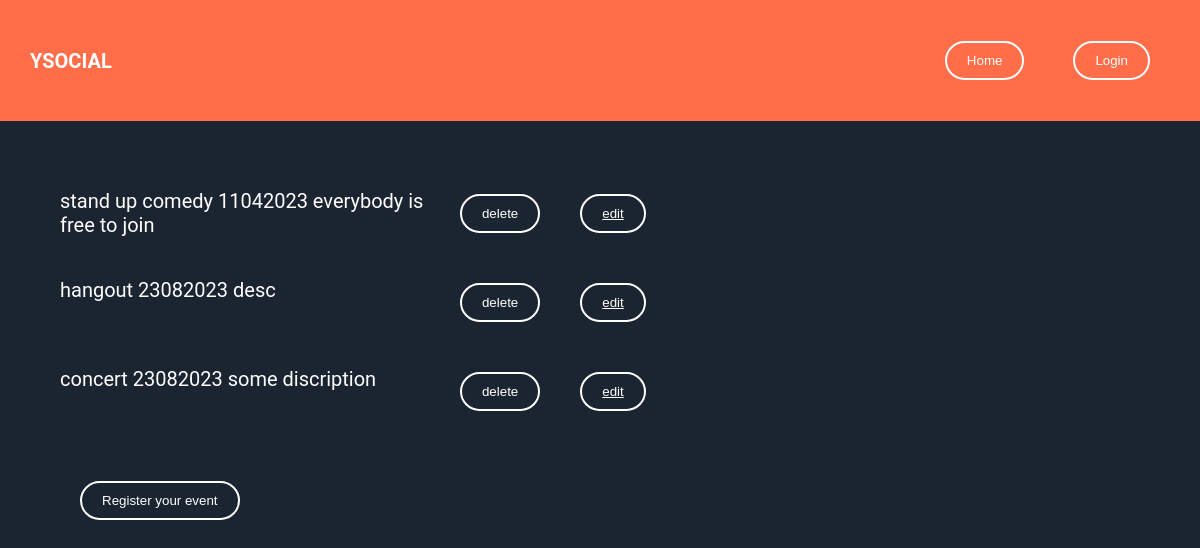
The app's page /events with its own data.
### app/events/models.py (models this page shows)
class event(db.Model,CRUDMixin):
    id = db.Column(db.Integer, primary_key=True, autoincrement=True)
    name = db.Column(db.String(50))
    date = db.Column(db.Integer)
    desc =db.Column(db.String(1024))

### app/events/routes.py (the view)
@blueprint.route('/events')
def get_events():
  page_number = request.args.get('page', 1, type=int)
  events_pagination = event.query.paginate(page_number, current_app.config['EVENTS_MAX_PER_PAGE'])
  return render_template('events.html', events_pagination=events_pagination)

### app/templates/events.html (shortened to what this page needs)
<!DOCTYPE html>
<head>
  <link
    rel="stylesheet"
    href="{{ url_for('static', filename='css/main.css') }}"
  />
</head>
<body>
  <header>
    <h1>YSOCIAL</h1>
    <nav>
      <menu>
        <menuitem><a href="{{ url_for('events/.index') }}">
          <button type="button">Home</button></a>
        </menuitem>
        {% if current_user.is_authenticated %}
        <menuitem><a href="{{ url_for('user.logout') }}">
          <button type="button">Logout</button></a>
        </menuitem>
        <small> Logged in as {{ current_user.email }} </small>
        {% else %}
        <menuitem><a href="{{ url_for('user.get_login') }}">
          <button type="button">Login</button></a>
        </menuitem>
        {% endif %}
      </menu>
    </nav>
  </header>
  <div class="main">
    <div class="eventclass">
      {% for event in events_pagination.items %}
        <p>{{event.name}}
           {{event.date}}
           {{event.desc}}
          <form method="POST" action="/register/delete">
            <button type="submit" value="submit">delete</button>
          </form>
          <button><a href="/edit_event/{{event.id}}" class="">edit</a></button>
        </p>
      {%endfor%}
      <p>
        <a href="{{ url_for('events/.post_events') }}"><button type="button">Register your event</button></a>
     </p>
    </div>
  </div>
</body>

### app/static/css/main.css (style rules this page uses)
body, html { width: 100%; height: 100%; margin: 0; padding: 0; font-size: 10px; font-family: 'Roboto', sans-serif; background-color: #1b2431; }
button { color: #000000; margin: 25px 20px; padding: 10px 20px; background:transparent; border: 1.8px solid #000000; border-radius: 20px; outline: none; cursor: pointer; }
button { color:#fff; margin: 25px 20px; padding: 10px 20px; background:transparent; border: 2px solid #fff; border-radius: 20px; outline: none; cursor: pointer; }
header { grid-area: header; background-color: #ff6e48; display: flex; justify-content: space-between; align-items: center; }
h1 { display: inline-block; width: auto; padding: 0; margin: 0 0 0 3rem; color: #fff; }
nav { font-size: 1.6rem; color: #fff; margin: 0 3rem 0 0; }
a { color: #fff; }
menuitem { margin: 0 0 0 0.5rem; }
.main { grid-area: main; display: flex; }
p { font-size: 2rem; color: #fff; }
.eventclass { display: flex; flex-wrap: wrap; margin-left: 5%; margin-top: 4%; }
.eventclass p { width: 33.33%; }
.eventclass form, .eventclass button { display: inline-block; }

### records on screen
event: name "stand up comedy", date "11042023", desc "everybody is free to join"
event: name "hangout", date "23082023", desc "desc"
event: name "concert", date "23082023", desc "some discription"
